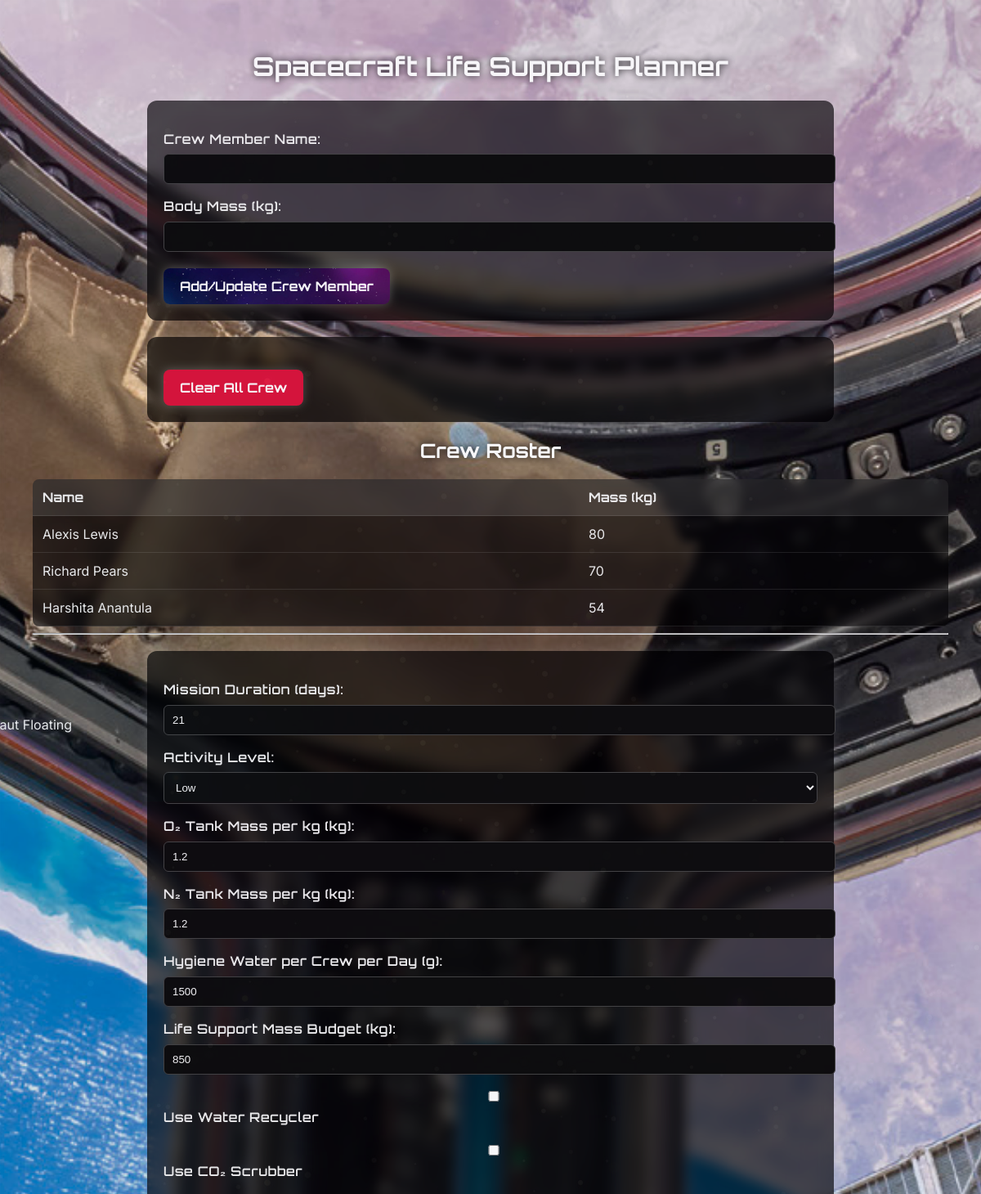
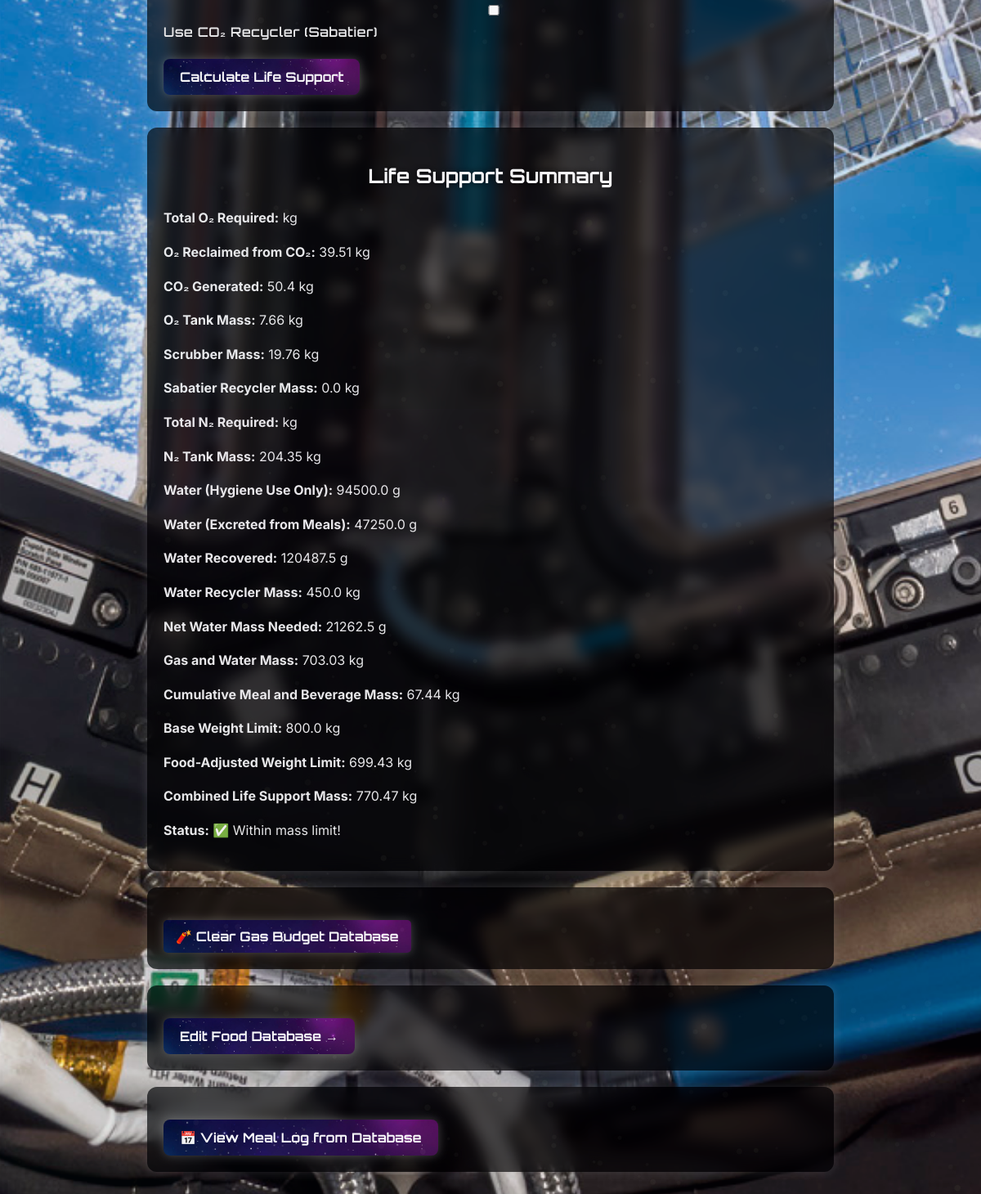
The page / on the database its author committed (2 pictures, top to bottom).
### tables this page shows
CREATE TABLE gas_masses (
            id INTEGER PRIMARY KEY AUTOINCREMENT,
            timestamp TEXT,
            duration INTEGER,
            crew_count INTEGER,
            body_masses TEXT,
            activity TEXT,
            oxygen_tank_weight_per_kg REAL,
            co2_generated REAL,
            o2_required_kg REAL,
            o2_reclaimed REAL,
            o2_tank_mass REAL,
            scrubber_mass REAL,
            recycler_mass REAL,
            total_gas_mass REAL,
            use_scrubber BOOLEAN,
            use_recycler BOOLEAN,
            co2_scrubber_efficiency REAL,
            scrubber_weight_per_kg REAL,
            co2_recycler_efficiency REAL,
            recycler_weight REAL,
            within_limit BOOLEAN,
            weight_limit REAL,

            -- New fields
            nitrogen_tank_weight_per_kg REAL,
            n2_required_kg REAL,
            n2_tank_mass REAL,
            hygiene_water_per_day REAL,
            water_hygiene_raw REAL,
            water_excretion REAL,
            water_recovered REAL,
            water_net REAL,
            use_water_recycler BOOLEAN,
            water_recycler_efficiency REAL,
            cumulative_meal_mass REAL,
            combined_life_support_mass REAL,
            'water_recycler_mass' REAL,
            'total_life_support_mass' REAL,
            base_weight_limit REAL

        );

### app.py (the view, shortened to what this page needs)
@app.route('/', methods=['GET', 'POST'])
def index():
    load_sufficiency_map = None
    results = {}
    crew_records = fetch_all_records(DB_PATH, TABLE_NAME)
    record = get_latest_gas_budget_record()
    if record:
        status = "✅ Within mass limit!" if record['within_limit'] else "❌ Exceeds mass limit!"
        status_color = "green" if record['within_limit'] else "red"
    try:
        gas_mass, weight_limit, _ = get_latest_gas_mass()
        meal_mass = get_cumulative_meal_mass()
        combined_mass = round(gas_mass + meal_mass, 2)
        results.update({
            'live_gas_mass': gas_mass,
            'live_meal_mass': meal_mass,
            'live_combined_mass': combined_mass,
            'live_weight_limit': weight_limit,
            'live_over_limit': (
                combined_mass is not None and
                weight_limit is not None and
                combined_mass < weight_limit
            )
        })
        if record:
            total_gas_mass = record.get('total_life_support_mass')
            if total_gas_mass is None:
                total_gas_mass = gas_mass
            cumulative_meal_mass = meal_mass
            combined_life_support_mass = round(total_gas_mass + cumulative_meal_mass, 2)
            base_limit = record.get('base_weight_limit')
            if base_limit is None:
                base_limit = weight_limit
            results.update({
                'duration': record.get('duration'),
                'crew_count': record.get('crew_count'),
                'activity': record.get('activity'),
                'total_life_support_mass': total_gas_mass,
                'cumulative_meal_mass': cumulative_meal_mass,
                'combined_life_support_mass': combined_life_support_mass,
                'live_gas_mass': total_gas_mass,
                'live_meal_mass': cumulative_meal_mass,
                'live_combined_mass': combined_life_support_mass,
                'base_weight_limit': base_limit,
                'live_weight_limit': base_limit,
                'adjusted_weight_limit': record.get('weight_limit'),
                'live_over_limit': (
                    combined_life_support_mass is not None and
                    base_limit is not None and
                    combined_life_support_mass < base_limit
                ),
                'o2_required': record.get('o2_required_kg'),
                'o2_reclaimed': record.get('o2_reclaimed'),
                'co2_generated': record.get('co2_generated'),
                'o2_tank_mass': record.get('o2_tank_mass'),
                'scrubber_mass': record.get('scrubber_mass'),
                'recycler_mass': record.get('recycler_mass'),
                'use_scrubber': record.get('use_scrubber'),
                'use_recycler': record.get('use_recycler'),
                'n2_required': record.get('n2_required_kg'),
                'n2_tank_mass': record.get('n2_tank_mass'),
                'water_hygiene_raw': record.get('water_hygiene_raw'),
                'water_excretion': record.get('water_excretion'),
                'water_recovered': record.get('water_recovered'),
                'water_net': record.get('water_net'),
                'water_recycler_mass': record.get('water_recycler_mass'),
                'use_water_recycler': record.get('use_water_recycler'),
                'timestamp': record.get('timestamp')
            })
    except Exception as e:
        results = {'error': str(e)}
    return render_template('index.html', results=results, crew=crew_records, status=status, status_color=status_color)

### db_utils.py (called while the page is built)
def fetch_all_records(db_path, table_name):
    conn = sqlite3.connect(db_path)
    df = pd.read_sql_query(f"SELECT * FROM {table_name}", conn)
    conn.close()
    return df

def get_latest_gas_mass():
    import sqlite3
    conn = sqlite3.connect("gas_budget.db")
    conn.row_factory = sqlite3.Row  # Required for name-based access
    cursor = conn.cursor()
    cursor.execute("""
        SELECT total_gas_mass, weight_limit, base_weight_limit
        FROM gas_masses
        ORDER BY id DESC
        LIMIT 1
    """)
    row = cursor.fetchone()
    conn.close()
    if row:
        gas_mass = row["total_gas_mass"]
        weight_limit = row["weight_limit"]
        base_weight_limit = row["base_weight_limit"]
        return gas_mass, weight_limit, base_weight_limit
    else:
        return 0, 0, 0

def get_cumulative_meal_mass(meal_db_path='meal_schedule.db'):
    import sqlite3
    try:
        conn = sqlite3.connect(meal_db_path)
        cursor = conn.cursor()
        cursor.execute("SELECT SUM(food_grams + beverage_grams) FROM daily_meals")
        result = cursor.fetchone()[0]
        conn.close()
        return round(result / 1000.0, 2) if result else 0.0  # grams → kg
    except Exception as e:
        print(f"Error calculating cumulative meal mass: {e}")
        return 0.0

### templates/index.html (shortened to what this page needs)
<!DOCTYPE html>
<html lang="en">
<head>
</head>
<body>
    <img id="floating-astro" src="{{ url_for('static', filename='images/Bruce_McCandless_II_during_EVA_in_1984.png') }}" alt="Astronaut Floating">
    <h1>Spacecraft Life Support Planner</h1>
    <form method="POST" action="/add_or_edit_crew">
        <label for="name">Crew Member Name:</label>
        <input type="text" name="name" required>
        <label for="mass">Body Mass (kg):</label>
        <input type="number" step="0.1" name="mass" required>
        <button type="submit">Add/Update Crew Member</button>
    </form>
    <form method="POST" action="/clear_crew" onsubmit="return confirm('Are you sure you want to clear all crew?');">
        <button style="background: crimson; color: white;">Clear All Crew</button>
    </form>
    <h2>Crew Roster</h2>
    <table class="crew-table">
        <tr><th>Name</th><th>Mass (kg)</th></tr>
        {% for _, row in crew.iterrows() %}
            <tr><td>{{ row['name'] }}</td><td>{{ row['mass'] }}</td></tr>
        {% endfor %}
    </table>
    <hr>
    <form method="POST">
        <label for="duration">Mission Duration (days):</label>
        <input type="number" name="duration" value = "21" required>
        <label for="activity">Activity Level:</label>
        <select name="activity" required>
            <option value="low">Low</option>
        </select>
        <label for="oxygen_tank_weight_per_kg">O₂ Tank Mass per kg (kg):</label>
        <input type="number" name="oxygen_tank_weight_per_kg" value = "1.2" step="0.01" required>
        <label for="nitrogen_tank_weight_per_kg">N₂ Tank Mass per kg (kg):</label>
        <input type="number" name="nitrogen_tank_weight_per_kg" value = "1.2" step="0.01" required>
        <label for="hygiene_water_per_day">Hygiene Water per Crew per Day (g):</label>
        <input type="number" name="hygiene_water_per_day" value="1500" required>
        <label for="weight_limit">Life Support Mass Budget (kg):</label>
        <input type="number" name="weight_limit" step="0.01" value = "850" required>
        <label>
            <input type="checkbox" id="use_water_recycler" name="use_water_recycler">
            Use Water Recycler
        </label>
        <label>
            <input type="checkbox" id="use_scrubber" name="use_scrubber" onchange="toggleCO2Options()"> Use CO₂ Scrubber
        </label>
        <label>
            <input type="checkbox" id="use_recycler" name="use_recycler" onchange="toggleCO2Options()"> Use CO₂ Recycler (Sabatier)
        </label>
        <button type="submit">Calculate Life Support</button>
    </form>
    {% if results %}
        <div class="results">
            {% if results.error %}
                <div class="error">{{ results.error }}</div>
            {% else %}
                <h2>Life Support Summary</h2>
                <p><strong>Total O₂ Required:</strong> {{ results.o2_required_kg }} kg</p>
                <p><strong>O₂ Reclaimed from CO₂:</strong> {{ results.o2_reclaimed }} kg</p>
                <p><strong>CO₂ Generated:</strong> {{ results.co2_generated }} kg</p>
                <p><strong>O₂ Tank Mass:</strong> {{ results.o2_tank_mass }} kg</p>
                <p><strong>Scrubber Mass:</strong> {{ results.scrubber_mass }} kg</p>
                <p><strong>Sabatier Recycler Mass:</strong> {{ results.recycler_mass }} kg</p>
                <p><strong>Total N₂ Required:</strong> {{ results.n2_required_kg }} kg</p>
                <p><strong>N₂ Tank Mass:</strong> {{ results.n2_tank_mass }} kg</p>
                <p><strong>Water (Hygiene Use Only):</strong> {{ results.water_hygiene_raw }} g</p>
                <p><strong>Water (Excreted from Meals):</strong> {{ results.water_excretion }} g</p>
                <p><strong>Water Recovered:</strong> {{ results.water_recovered }} g</p>
                <p><strong>Water Recycler Mass:</strong> {{ results.water_recycler_mass }} kg</p>
                <p><strong>Net Water Mass Needed:</strong> {{ results.water_net }} g</p>
                <p><strong>Gas and Water Mass:</strong> {{ results.get('total_life_support_mass', 'N/A') }} kg</p>
                <p><strong>Cumulative Meal and Beverage Mass:</strong> {{ results.cumulative_meal_mass }} kg</p>
                <p><strong>Base Weight Limit:</strong> {{ results.base_weight_limit }} kg</p>
                <p><strong>Food-Adjusted Weight Limit:</strong> {{ results.adjusted_weight_limit }} kg</p>
                <p><strong>Combined Life Support Mass:</strong> {{ results.combined_life_support_mass }} kg</p>
                <p><strong>Status:</strong>
                {% if results.live_over_limit %}
                    ✅ Within mass limit!
                {% endif %}
                </p>
            {% endif %}
        </div>
    {% endif %}
    <form action="{{ url_for('clear_database') }}" method="get" onsubmit="return confirm('Are you sure you want to clear the gas budget database?');">
        <button type="submit" style="margin-top: 20px; padding: 10px 15px; background-color: #c62828; color: white; border: none; border-radius: 5px; cursor: pointer;">
            🧨 Clear Gas Budget Database
        </button>
    </form>
</body>
<form action="/setup_foods" method="GET">
    <button type="submit">Edit Food Database →</button>
</form>
<form action="/meal_log" method="GET">
    <button>📅 View Meal Log from Database</button>
</form>
<link rel="stylesheet" href="{{ url_for('static', filename='css/base.css') }}">
</html>

### static/css/base.css (style rules this page uses)
body { margin: 0; padding: 40px; font-family: 'Inter', sans-serif; color: #f0f0f0; background: url('/static/images/cupola-audio-terminal-unit.jpg') no-repeat center center fixed; background-size: cover; }
h1, h2, h3 { font-family: 'Orbitron', sans-serif; text-align: center; color: #ffffff; text-shadow: 0 0 8px rgba(0, 0, 0, 0.85); }
.results, form, .card { background-color: rgba(0, 0, 0, 0.65); backdrop-filter: blur(8px); padding: 20px; margin: 20px auto; max-width: 800px; border-radius: 12px; box-shadow: 0 0 14px rgba(255, 255, 255, 0.15); font-family: 'Inter', sans-serif; font-size: 16px; line-height: 1.6; }
label { display: block; margin-top: 15px; font-weight: 600; font-family: 'Orbitron', sans-serif; letter-spacing: 0.5px; }
input, select { width: 100%; padding: 10px; margin-top: 5px; background: #0d0d0d; color: #f9f9f9; border: 1px solid #444; border-radius: 6px; }
table { width: 100%; border-collapse: collapse; background: rgba(255, 255, 255, 0.05); }
th, td { padding: 10px; border-bottom: 1px solid #666; color: #ddd; font-family: 'Inter', sans-serif; }
th { background: rgba(0, 0, 0, 0.5); font-family: 'Orbitron', sans-serif; }
button { background-image: url('/static/images/beautiful-space-background-vector.jpg'); background-size: cover; background-position: center; color: #ffffff; font-family: 'Orbitron', sans-serif; font-size: 16px; font-weight: bold; padding: 12px 20px; border: none; border-radius: 8px; margin-top: 20px; cursor: pointer; box-shadow: 0 0 12px rgba(255, 255, 255, 0.25); transition: all 0.3s ease; }
body::after { content: ""; position: fixed; inset: 0; background: url('/static/images/beautiful-space-background-vector.jpg') repeat; opacity: 0.04; animation: drift 180s linear infinite; z-index: 0; pointer-events: none; }
.crew-table { width: 100%; border-collapse: collapse; margin-top: 20px; background-color: rgba(0, 0, 0, 0.6); backdrop-filter: blur(6px); border-radius: 8px; overflow: hidden; font-family: 'Inter', sans-serif; }
.crew-table th, .crew-table td { padding: 12px; text-align: left; color: #f0f0f0; border-bottom: 1px solid rgba(255, 255, 255, 0.1); }
.crew-table th { background-color: rgba(255, 255, 255, 0.1); font-family: 'Orbitron', sans-serif; }
#floating-astro { position: fixed; top: 30%; left: 2%; width: 180px; opacity: 1.0; transform: translate(-50%, -50%); z-index: 0; animation: drift-astro 60s linear infinite alternate; pointer-events: none; filter: drop-shadow(0 0 6px rgba(255,255,255,0.5)); }

### templates/index.html (style rules this page uses)
body { font-family: 'Orbitron', sans-serif; margin: 0; padding: 40px; background-image: url('/static/images/cupola-audio-terminal-unit.jpg'); background-size: cover; background-attachment: fixed; background-position: center; color: #fff; }
h1, h2 { text-align: center; color: #ffffff; text-shadow: 0 0 8px #000; }
form { background-color: rgba(0, 0, 0, 0.65); padding: 20px; margin: 20px auto; max-width: 800px; border-radius: 12px; box-shadow: 0 0 10px rgba(255, 255, 255, 0.1); }
label { display: block; margin-top: 15px; }
input, select { width: 100%; padding: 8px; margin-top: 5px; background: #111; color: #fff; border: 1px solid #444; border-radius: 6px; }
button { margin-top: 20px; padding: 12px 20px; font-size: 16px; background-image: url('/static/images/beautiful-space-background-vector.jpg'); background-size: cover; color: white; border: none; border-radius: 8px; font-weight: bold; box-shadow: 0 0 10px rgba(255, 255, 255, 0.4); transition: 0.3s ease; cursor: pointer; }
.results { background: rgba(0, 0, 0, 0.7); padding: 20px; border-radius: 10px; margin-top: 30px; }
.crew-table { width: 100%; margin-top: 20px; background: rgba(255, 255, 255, 0.1); border-collapse: collapse; }
.crew-table th, .crew-table td { text-align: left; padding: 8px; border-bottom: 1px solid #ccc; }
table { width: 100%; }
th { background: rgba(0, 0, 0, 0.5); }
td, th { color: #eee; }

### rows shown on the page
gas_masses: o2_reclaimed "39.51", co2_generated "50.4", o2_tank_mass "7.66", scrubber_mass "19.76", recycler_mass "0.0", n2_tank_mass "204.35", water_hygiene_raw "94500.0", water_excretion "47250.0", water_recovered "120487.5", water_recycler_mass "450.0", water_net "21262.5", get "703.03", base_weight_limit "800.0", adjusted_weight_limit "699.43"

### other values the page prints
{{ row['name'] }} "Alexis Lewis" "Richard Pears" "Harshita Anantula"
{{ row['mass'] }} "80" "70" "54"
{{ results.cumulative_meal_mass }} "67.44"
{{ results.combined_life_support_mass }} "770.47"
